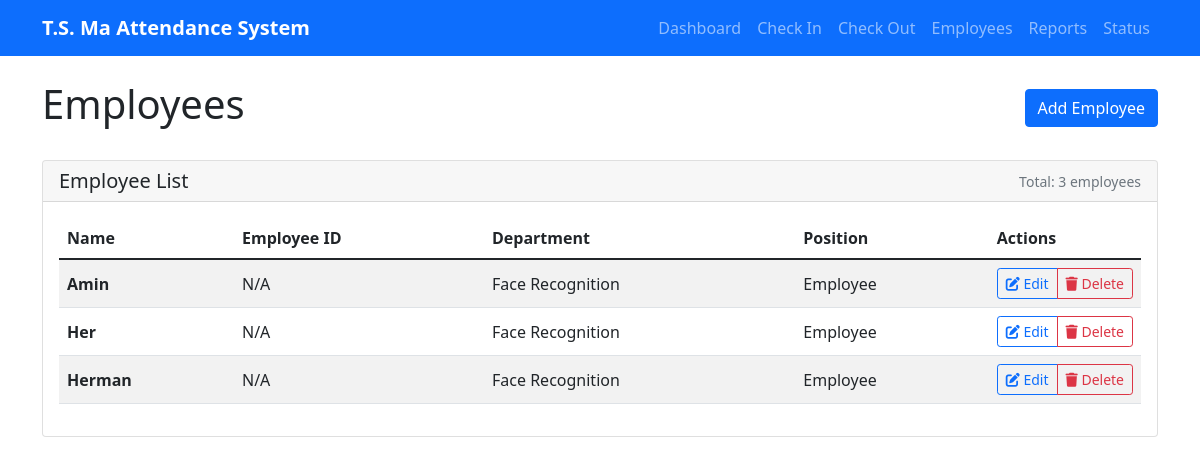
Page /employees on the earlier database version.
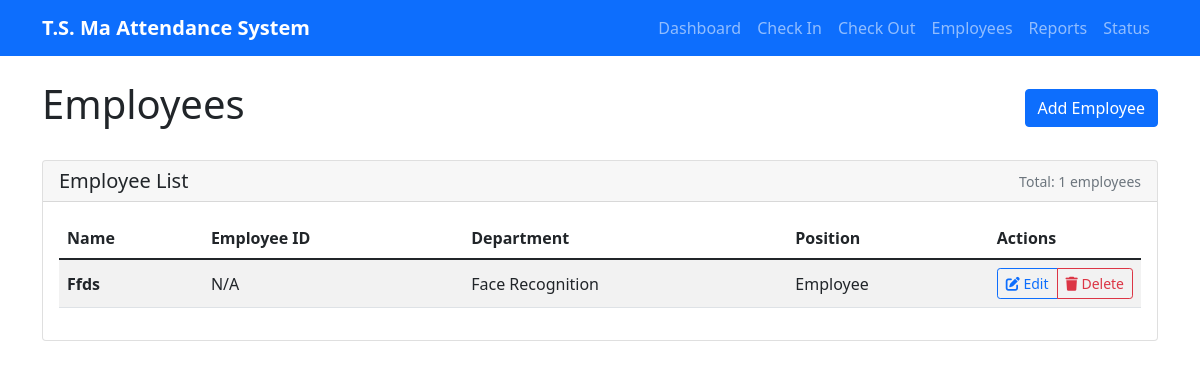
Same page on the later database version.
### tables this page shows
CREATE TABLE employees (
                    id INTEGER PRIMARY KEY AUTOINCREMENT,
                    name TEXT UNIQUE NOT NULL,
                    employee_id TEXT UNIQUE,
                    department TEXT,
                    position TEXT,
                    is_active BOOLEAN DEFAULT 1,
                    created_at TIMESTAMP DEFAULT CURRENT_TIMESTAMP
                );

### attendance_web_server.py (the view)
@app.route('/employees')
def employees():
    db = get_db()
    employees = db.get_employees()
    print(employees)
    return render_template('employees.html', employees=employees)

### attendance_database.py (called while the page is built)
    def _get_connection(self):
        return sqlite3.connect(self.db_path, check_same_thread=False)

    def get_employees(self) -> List[Dict]:
        try:
            conn = self._get_connection()
            cursor = conn.cursor()
            cursor.execute('''
                SELECT id, name, employee_id, department, position
                FROM employees
                WHERE is_active = 1
                ORDER BY name
            ''')
            employees = []
            for row in cursor.fetchall():
                employees.append({
                    'id': row[0],
                    'name': row[1],
                    'employee_id': row[2],
                    'department': row[3],
                    'position': row[4]
                })
            conn.close()
            return employees
        except Exception as e:
            print(f"Error getting employees: {e}")
            return []

### attendance_web_server.py (called while the page is built)
def get_db():
    global db
    if db is None:
        db = AttendanceDatabase()
    return db

### templates/employees.html (shortened to what this page needs)
{% extends "base.html" %}
{% block content %}
<div class="d-flex justify-content-between align-items-center mb-4">
    <h1>Employees</h1>
    <a href="/add_employee" class="btn btn-primary">Add Employee</a>
</div>
<div class="card">
    <div class="card-header d-flex justify-content-between align-items-center">
        <h5 class="card-title mb-0">Employee List</h5>
        <small class="text-muted">Total: {{ employees|length }} employees</small>
    </div>
    <div class="card-body">
        {% if employees %}
            <div class="table-responsive">
                <table class="table table-striped">
                    <thead>
                        <tr>
                            <th>Name</th>
                            <th>Employee ID</th>
                            <th>Department</th>
                            <th>Position</th>
                            <th width="150">Actions</th>
                        </tr>
                    </thead>
                    <tbody>
                        {% for emp in employees %}
                        <tr>
                            <td><strong>{{ emp.name }}</strong></td>
                            <td>{{ emp.employee_id or 'N/A' }}</td>
                            <td>{{ emp.department or 'N/A' }}</td>
                            <td>{{ emp.position or 'N/A' }}</td>
                            <td class="action-buttons">
                                <div class="btn-group" role="group">
                                    <a href="/edit_employee/{{ emp.name|urlencode }}"
                                       class="btn btn-sm btn-outline-primary"
                                       title="Edit Employee">
                                        <i class="fas fa-edit"></i> Edit
                                    </a>
                                    <button type="button"
                                            class="btn btn-sm btn-outline-danger"
                                            onclick="confirmDelete('{{ emp.name }}')"
                                            title="Delete Employee">
                                        <i class="fas fa-trash"></i> Delete
                                    </button>
                                </div>
                            </td>
                        </tr>
                        {% endfor %}
                    </tbody>
                </table>
            </div>
        {% else %}
            <div class="text-center py-4">
                <i class="fas fa-users-slash text-muted fa-2x mb-2"></i>
                <p class="text-muted">No employees found.</p>
                <a href="/add_employee" class="btn btn-primary">Add First Employee</a>
            </div>
        {% endif %}
    </div>
</div>
{% endblock %}

### templates/base.html (shortened to what this page needs)
<!DOCTYPE html>
<html lang="en">
<head>
    <link href="https://cdn.jsdelivr.net/npm/bootstrap@5.1.3/dist/css/bootstrap.min.css" rel="stylesheet">
    <link href="https://cdnjs.cloudflare.com/ajax/libs/font-awesome/6.0.0/css/all.min.css" rel="stylesheet">
</head>
<body>
    <nav class="navbar navbar-expand-lg navbar-dark bg-primary">
        <div class="container">
            <a class="navbar-brand" href="/">T.S. Ma Attendance System</a>
            <div class="navbar-nav">
                <a class="nav-link" href="/dashboard">Dashboard</a>
                <a class="nav-link" href="/check_in">Check In</a>
                <a class="nav-link" href="/check_out">Check Out</a>
                <a class="nav-link" href="/employees">Employees</a>
                <a class="nav-link" href="/reports">Reports</a>
                <a class="nav-link" href="/status">Status</a>
            </div>
        </div>
    </nav>
    <div class="container mt-4">
        {% block content %}{% endblock %}
    </div>
</body>
</html>

### templates/base.html (style rules this page uses)
.navbar-brand { font-weight: bold; }
.card { margin-bottom: 20px; }
.btn-group .btn { transition: all 0.2s ease-in-out; }
.action-buttons { white-space: nowrap; }
.table td { vertical-align: middle; }

Differences in the rows shown:
removed employees: name "Amin", employee_id "N/A", department "Face Recognition", position "Employee"
removed employees: name "Her", employee_id "N/A", department "Face Recognition", position "Employee"
removed employees: name "Herman", employee_id "N/A", department "Face Recognition", position "Employee"
added employees: name "Ffds", employee_id "N/A", department "Face Recognition", position "Employee"
Other differences:
{{ employees|length }}: "3" → "1"
